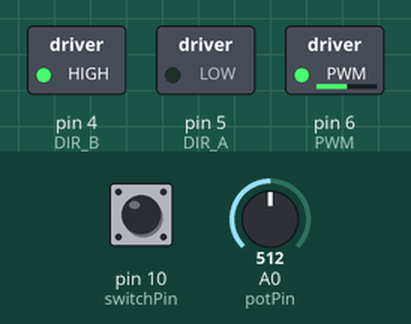
Recording of a sketch running on a simulated Arduino Uno, built with avr-gcc and run on an emulated ATmega328P. On the bench: switched loads named in the sketch (green lamp = pin HIGH). Inputs (shaded band) come from the test bench; at power-on: A0 (potPin) = 512, pin 10 (switchPin) LOW.

Above: at 1.2 s.
1.3 s: A0 (potPin) set to 716
At 2.5 s:
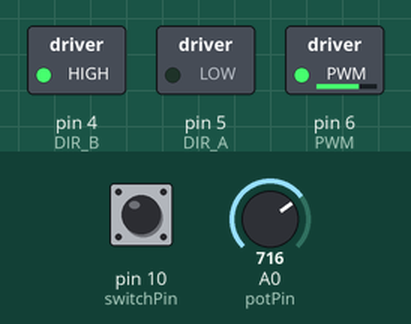
2.8 s: pin 10 (switchPin) pulled HIGH for 0.15 s
At 2.87 s:
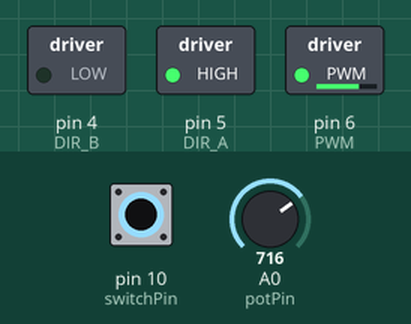
4.4 s: A0 (potPin) set to 900
At 4.9 s:
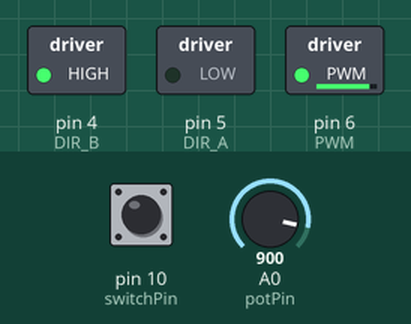
5.9 s: pin 10 (switchPin) pulled HIGH for 1 s
At 6.7 s:
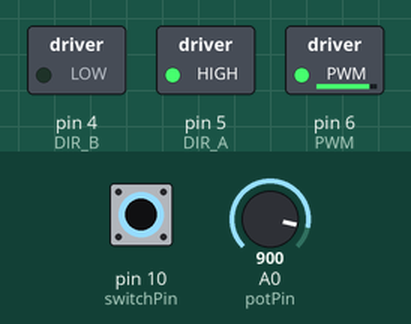
8.4 s: A0 (potPin) set to 122
At 9.2 s:
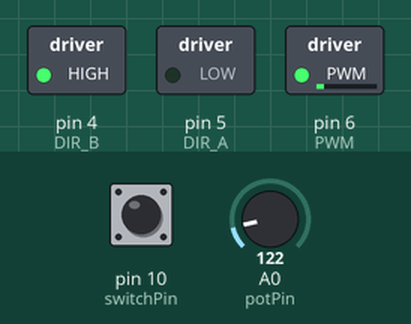
9.9 s: pin 10 (switchPin) pulled HIGH for 0.15 s
At 9.97 s:
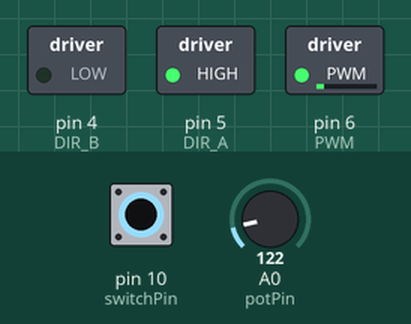
Timing chart, 0 to 12.5 s (numbered marks = the images above; inputs shaded):
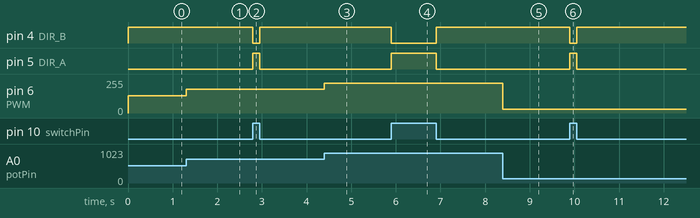

Measured:
- after the input at 1.3 s, pin 6 (PWM): 128/255 → 179/255 at once
- after the input at 2.8 s, pin 4 (DIR_B): HIGH → LOW at once, → HIGH 0.15 s later; pin 5 (DIR_A): LOW → HIGH at once, → LOW 0.15 s later
- after the input at 4.4 s, pin 6 (PWM): 179/255 → 225/255 at once
- after the input at 5.9 s, pin 4 (DIR_B): HIGH → LOW at once, → HIGH 1.0 s later; pin 5 (DIR_A): LOW → HIGH at once, → LOW 1.0 s later
- after the input at 8.4 s, pin 6 (PWM): 225/255 → 30/255 at once
- after the input at 9.9 s, pin 4 (DIR_B): HIGH → LOW at once, → HIGH 0.15 s later; pin 5 (DIR_A): LOW → HIGH at once, → LOW 0.15 s later

The sketch:

BasicMotorDriveOutputs.ino
```cpp
/*
Example sketch 13
SparkFun Motor Controller with Inputs.
Use the inputs to manually set the direction and speed of a motor.
*/
 //define the two direction logic pins and the speed / PWM pin
 const int DIR_A = 5;
 const int DIR_B = 4;
 const int PWM = 6;
 //define the input pins
 const int switchPin = 10;
 const int potPin = 0;
 void setup()
 {
  //set all pins as output
  pinMode(DIR_A, OUTPUT);
  pinMode(DIR_B, OUTPUT);
  pinMode(PWM, OUTPUT);
  //set the switchPin as INPUT
  pinMode(switchPin, INPUT);
  }
void loop()
{
//read the value from the potentiometer and divide
//it by 4 to get a 0-255 range. Store the value in
//the speed variable
int speed = analogRead(potPin) / 4;
 //read the value of the switch and store it in the
 //direction variable.
//if the value of direction is HIGH. Drive forward at
//a speed set by the speed variable, else drive reverse
//at a speed set by the speed variable.
if (digitalRead(switchPin) == HIGH)
{
  forward(speed);
}
else
 {
 reverse(speed);
 }
}
//create a custom function that defines moving forward
//the forward() function accepts one parameter and that is
//the speed at which you want to drive forward (0-255)
 void forward(int spd)
 {
 //motor contoller direction pins set to forward
 digitalWrite(DIR_A, HIGH);
 digitalWrite(DIR_B, LOW);
  //write the speed by using the parameter of spd
 analogWrite(PWM, spd);
  }
//create a custom function that defines moving in reverse
//the reverse() function accepts one parameter and that is
//the speed at which you want to drive in reverse (0-255)
void reverse(int spd)
{
//set motor controller pins to reverse
digitalWrite(DIR_A, LOW);
digitalWrite(DIR_B, HIGH);
 //write the speed by using the parameter of spd
 analogWrite(PWM, spd);
 }
```
